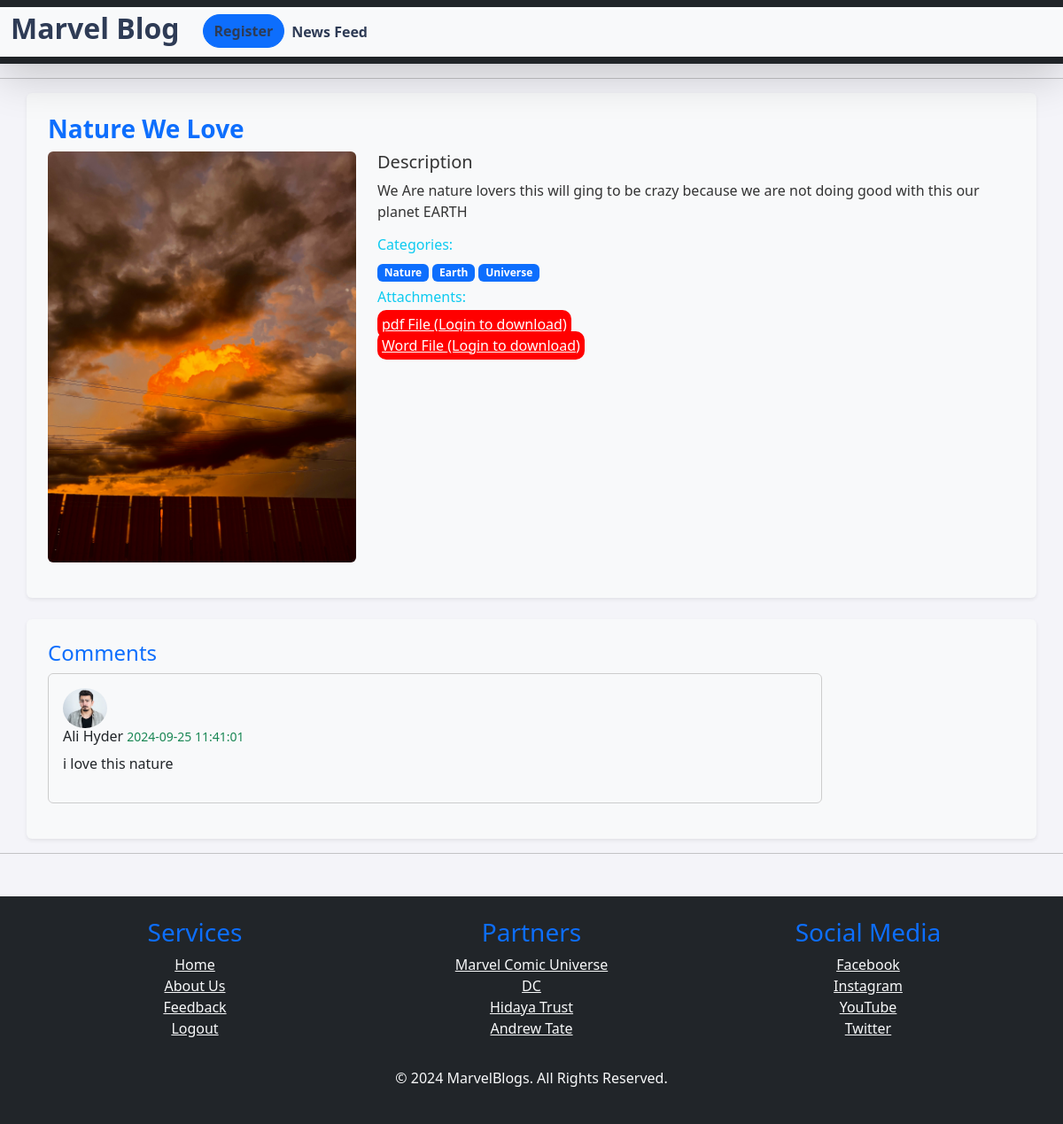
Screenshot of /viewpost.php?post_id=27 with the database file from the repository.
### tables this page shows
CREATE TABLE `post` (
  `post_id` int(11) NOT NULL AUTO_INCREMENT,
  `blog_id` int(11) DEFAULT NULL,
  `post_title` varchar(200) NOT NULL,
  `post_summary` text NOT NULL,
  `post_description` longtext NOT NULL,
  `featured_image` text DEFAULT NULL,
  `post_status` enum('Active','InActive') DEFAULT NULL,
  `is_comment_allowed` tinyint(1) NOT NULL DEFAULT 1,
  `created_at` timestamp NOT NULL DEFAULT current_timestamp() ON UPDATE current_timestamp(),
  `updated_at` timestamp NULL DEFAULT NULL,
  PRIMARY KEY (`post_id`),
  KEY `blog_id` (`blog_id`),
  CONSTRAINT `post_ibfk_1` FOREIGN KEY (`blog_id`) REFERENCES `blog` (`blog_id`) ON DELETE CASCADE ON UPDATE CASCADE
);

CREATE TABLE `category` (
  `category_id` int(11) NOT NULL AUTO_INCREMENT,
  `category_title` varchar(100) DEFAULT NULL,
  `category_description` text DEFAULT NULL,
  `category_status` enum('Active','InActive') DEFAULT NULL,
  `created_at` timestamp NOT NULL DEFAULT current_timestamp() ON UPDATE current_timestamp(),
  `updated_at` timestamp NULL DEFAULT NULL,
  PRIMARY KEY (`category_id`)
);

CREATE TABLE `post_atachment` (
  `post_atachment_id` int(11) NOT NULL AUTO_INCREMENT,
  `post_id` int(11) DEFAULT NULL,
  `post_attachment_title` varchar(200) DEFAULT NULL,
  `post_attachment_path` text DEFAULT NULL,
  `is_active` enum('Active','InActive') DEFAULT NULL,
  `created_at` timestamp NOT NULL DEFAULT current_timestamp() ON UPDATE current_timestamp(),
  `updated_at` timestamp NULL DEFAULT NULL,
  PRIMARY KEY (`post_atachment_id`),
  KEY `fk1` (`post_id`),
  CONSTRAINT `fk1` FOREIGN KEY (`post_id`) REFERENCES `post` (`post_id`) ON DELETE CASCADE ON UPDATE CASCADE
);

CREATE TABLE `post_comment` (
  `post_comment_id` int(11) NOT NULL AUTO_INCREMENT,
  `post_id` int(11) DEFAULT NULL,
  `user_id` int(11) DEFAULT NULL,
  `comment` text DEFAULT NULL,
  `is_active` enum('Active','InActive') DEFAULT NULL,
  `created_at` timestamp NOT NULL DEFAULT current_timestamp() ON UPDATE current_timestamp(),
  PRIMARY KEY (`post_comment_id`),
  KEY `user_id` (`user_id`),
  KEY `post_id` (`post_id`),
  CONSTRAINT `post_comment_ibfk_1` FOREIGN KEY (`user_id`) REFERENCES `user` (`user_id`) ON DELETE CASCADE ON UPDATE CASCADE,
  CONSTRAINT `post_comment_ibfk_2` FOREIGN KEY (`post_id`) REFERENCES `post` (`post_id`) ON DELETE CASCADE ON UPDATE CASCADE
);

CREATE TABLE `user` (
  `user_id` int(11) NOT NULL AUTO_INCREMENT,
  `role_id` int(11) DEFAULT NULL,
  `first_name` varchar(50) NOT NULL,
  `last_name` varchar(50) NOT NULL,
  `email` varchar(50) DEFAULT NULL,
  `password` text NOT NULL,
  `gender` enum('Male','Female') DEFAULT NULL,
  `date_of_birth` date DEFAULT NULL,
  `user_image` text DEFAULT NULL,
  `address` text DEFAULT NULL,
  `is_approved` enum('Pending','Approved','Rejected') DEFAULT 'Pending',
  `is_active` enum('Active','InActive') DEFAULT NULL,
  `created_at` timestamp NOT NULL DEFAULT current_timestamp() ON UPDATE current_timestamp(),
  `updated_at` timestamp NULL DEFAULT NULL,
  PRIMARY KEY (`user_id`),
  KEY `role_id` (`role_id`),
  CONSTRAINT `user_ibfk_1` FOREIGN KEY (`role_id`) REFERENCES `role` (`role_id`) ON DELETE CASCADE ON UPDATE CASCADE
);

### database_class.php (called while the page is built, shortened)
<?php
	class Database implements DatabaseDriver{
		public $connection;
		public function __construct($hostname,$username,$password,$database){
			$this->hostname = $hostname;
			$this->username = $username;
			$this->password = $password;
			$this->database = $database;
			$this->connection =  mysqli_connect($this->hostname,$this->username,$this->password,$this->database);
		}
		public function execute_query($query){
			$this->query = $query;
			return $this->result = mysqli_query($this->connection,$this->query);
		}
	}

### viewpost.php (the view, shortened to what this page needs)
<?php
require_once('HF/head.php');
require_once "database_class.php";
$database = new Database(HOST_NAME, USER_NAME, PASSWORD, DATABASE);
if (isset($_GET['post_id'])) {
    $post_id = $_GET['post_id'];
    $query = "SELECT * FROM post WHERE post_id = '{$post_id}'";
    $result = $database->execute_query($query);
    $post = mysqli_fetch_assoc($result);
    $category_query = "SELECT category_id FROM post_category WHERE post_id = '{$post_id}'";
    $category_result = $database->execute_query($category_query);
    if ($category_result && $category_result->num_rows > 0) {
?>
<hr>
<div class="container bg-light p-4 rounded shadow-sm">
    <div class="row">
        <h3 class="text-primary" style="font-weight: 600;  text-shadow: 0 0 7px black,"><?= $post['post_title'] ?></h3>
        <div class="col-sm-4 mb-3">
            <img src="Admin/<?= $post['featured_image'] ?>" alt="" class="img-fluid rounded">
        </div>
        <div class="col-sm-8">
            <h5>Description</h5>
            <p><?= nl2br($post['post_description']) ?></p>
            <h6 class="text-info">Categories:</h6>
            <?php while ($category_row = mysqli_fetch_assoc($category_result)) {
                $category_id = $category_row['category_id'];
                $title_query = "SELECT category_title FROM category WHERE category_id = '{$category_id}'";
                $title_result = $database->execute_query($title_query);
                if ($title_result && $title_result->num_rows > 0) {
                    while ($row = mysqli_fetch_assoc($title_result)) {
?>
                <span class="badge bg-primary"><?= $row['category_title'] ?></span>
            <?php }
                }
            }
            ?>
            <h6 class="text-info mt-2">Attachments:</h6>
            <ul class="list-unstyled">
                <?php
                $query = "SELECT * FROM post_atachment WHERE post_id = '{$post_id}'";
                $result = $database->execute_query($query);
                if ($result->num_rows > 0) {
                    while ($row = mysqli_fetch_assoc($result)) {
                ?>
                    <li>
                        <?php if ($loggedIn) { ?>
                            <a href="Admin/<?= $row['post_attachment_path'] ?>" class="text-decoration-none">
                                <?= $row['post_attachment_title'] ?>
                            </a>
                        <?php } else { ?>
                            <a href="#" style="background-color: red; color:white; padding: 5px; border-radius: 10px;" class="">
                                <?= $row['post_attachment_title'] ?> (Login to download)
                            </a>
                        <?php } ?>
                    </li>
                <?php }
                } ?>
            </ul>
        </div>
    </div>
</div>
<div class="container mt-4 bg-light p-4 rounded shadow-sm">
    <h4 class="text-primary">Comments</h4>
    <div style="max-height: 400px; overflow-y: auto;">
        <div class="row">
            <div class="col-sm-12">
                <div class="comment-section">
                    <?php
                    $query = "SELECT
    user.first_name,
    user.last_name,
    user.user_image,
    post_comment.comment,
    post_comment.created_at
FROM
    post_comment
INNER JOIN
    user ON post_comment.user_id = user.user_id
WHERE
    post_comment.post_id = '{$post_id}'
    AND post_comment.is_active = 'Active'";
                    $result = $database->execute_query($query);
                    if ($result->num_rows > 0) {
                        while ($row = mysqli_fetch_assoc($result)) {
                    ?>
                        <div class="media bg-light text-dark p-3 mb-3 rounded" style="max-width: 80%; border: 1px solid #ccc;">
                            <img style="width: 50px;" src="<?= $row['user_image'] ?>" alt="user" class="mr-3 rounded-circle">
                            <div class="media-body">
                                <h6 class="mt-0"><?= $row['first_name']." ".$row['last_name'] ?>
                                    <small class="text-success"><?= $row['created_at'] ?></small>
                                </h6>
                                <p><?= nl2br($row['comment']) ?></p>
                            </div>
                        </div>
                    <?php
                        }
                    } else {
                        echo "<p class='text-muted'>No Comments Available for this Post</p>";
                    }
                    ?>
                </div>
            </div>
        </div>
    </div>
</div>
<?php } } ?>
<hr>
<?php require_once('HF/foot.php'); ?>

### HF/head.php (shortened to what this page needs)
<?php
$loggedIn = isset($_SESSION['data']);
?>
<!DOCTYPE html>
<html lang="en">
<head>
    <link href="https://cdn.jsdelivr.net/npm/bootstrap@5.3.3/dist/css/bootstrap.min.css" rel="stylesheet">
    <link rel="stylesheet" href="css/style.css">
</head>
<body>
<nav class="navbar navbar-expand-lg bg-dark mb-3 shadow-sm shadow-lg sticky-top ">
  <div class="container-fluid navi">
    <a class="navbar-brand" href="#"><h2>Marvel Blog</h2></a>
    <div class="collapse navbar-collapse" id="navbarSupportedContent">
      <ul class="navbar-nav me-auto mb-2 mb-lg-0">
        <?php if (!$loggedIn){ ?>
            <li class="nav-item">
                <a class="btn btn-primary" href="register.php">Register</a>
            </li>
        <?php } ?>
        <li class="nav-item">
            <a class="nav-link me-3" href="index.php">News Feed</a>
        </li>
      </ul>
    </div>
  </div>
</nav>

### HF/foot.php (shortened to what this page needs)
<footer class="text-center mt-5 bg-dark text-light">
    <div class="container py-4">
        <div class="row">
            <div class="col-sm-4">
                <h3 class="text-primary">Services</h3>
                <ul class="list-unstyled">
                    <li><a href="index.php" class="text-light">Home</a></li>
                    <li><a href="about.php" class="text-light">About Us</a></li>
                    <li><a href="feedback.php" class="text-light">Feedback</a></li>
                    <li><a href="logout.php" class="text-light">Logout</a></li>
                </ul>
            </div>
            <div class="col-sm-4">
                <h3 class="text-primary">Partners</h3>
                <ul class="list-unstyled">
                    <li><a href="#" class="text-light">Marvel Comic Universe</a></li>
                    <li><a href="#" class="text-light">DC</a></li>
                    <li><a href="#" class="text-light">Hidaya Trust</a></li>
                    <li><a href="#" class="text-light">Andrew Tate</a></li>
                </ul>
            </div>
            <div class="col-sm-4">
                <h3 class="text-primary">Social Media</h3>
                <ul class="list-unstyled">
                    <li><a href="https://www.facebook.com" class="text-light">Facebook</a></li>
                    <li><a href="https://www.instagram.com" class="text-light">Instagram</a></li>
                    <li><a href="https://www.youtube.com" class="text-light">YouTube</a></li>
                    <li><a href="https://www.twitter.com" class="text-light">Twitter</a></li>
                </ul>
            </div>
        </div>
        <p class="mt-3">&copy; 2024 MarvelBlogs. All Rights Reserved.</p>
    </div>
</footer>
</body>
</html>

### css/style.css (style rules this page uses)
body { background-color: #f4f4f9; color: #333; }
.navi { background-color: #f8f9fa; box-shadow: 0 4px 6px rgba(0, 0, 0, 0.1); }
.navi h2 { color: #2e3b55; font-weight: 600; }
.navi a { color: #2e3b55; font-weight: 600; border-radius: 20px; transition: 0.5s; }
footer { background-color: #263849; }
footer h3 { color: #2e3b55; }
footer a { color: #ffffff; transition: color 0.3s; }

### HF/head.php (style rules this page uses)
.navbar-nav .btn { margin-left: 10px; }

### rows the page displays
post: post_title "Nature We Love", featured_image (picture), post_description "We Are nature lovers this will ging to be crazy because we are not doing good with this our planet EARTH"
category: category_title "Nature"
category: category_title "Earth"
category: category_title "Universe"
post_atachment: post_attachment_title "pdf File"
post_atachment: post_attachment_title "Word File"
post_comment: user.user_image (picture), user.first_name "Ali", user.last_name "Hyder", created_at "2024-09-25 11:41:01", comment "i love this nature"
